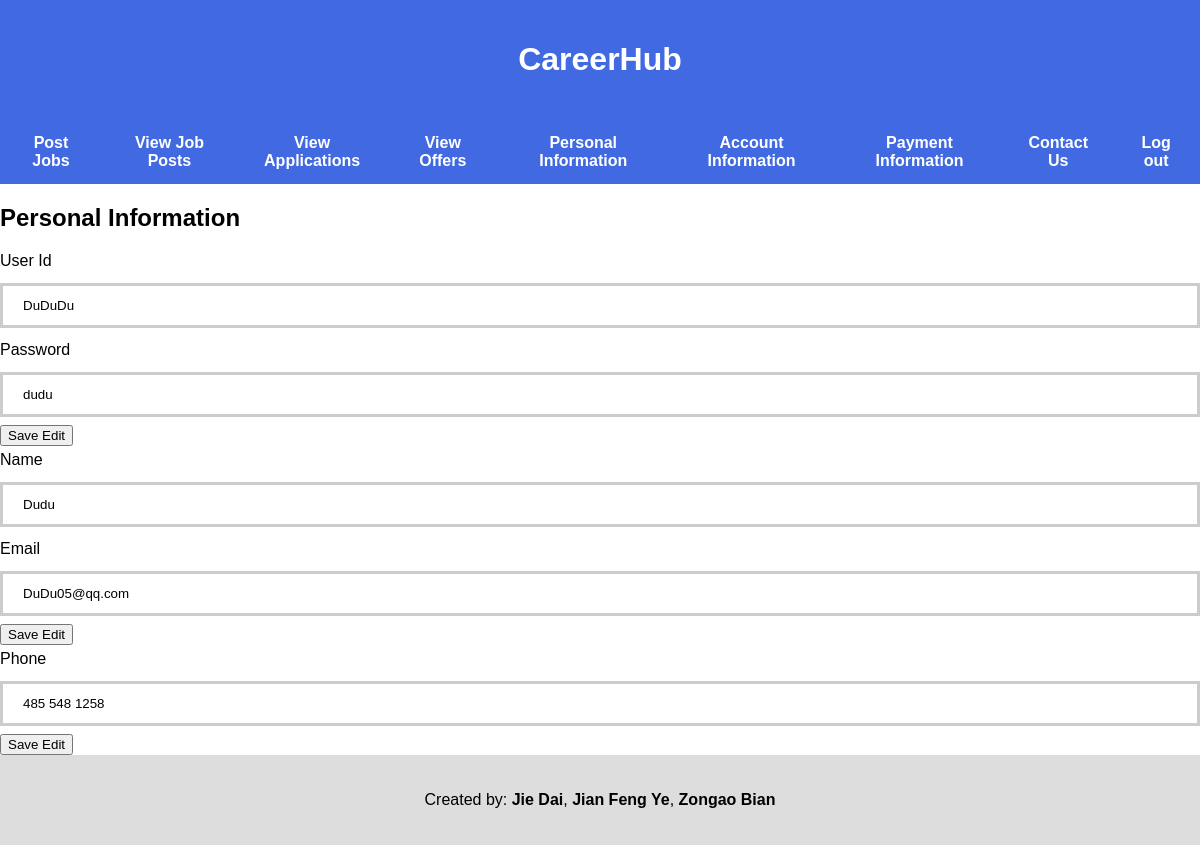
Page /employer/personalInfo.php (signed in) on the committed database.
### tables this page shows
CREATE TABLE User
(
    userId   VARCHAR(25) NOT NULL PRIMARY KEY,
    password VARCHAR(25) NOT NULL,
    name     VARCHAR(25) NOT NULL,
    email    VARCHAR(50) NOT NULL,
    phone    VARCHAR(20)
);

### employer/personalInfo.php (the view, shortened to what this page needs)
<?php
require "../config.php";
$userid = $_SESSION['userid'];
try {
    $connection = new PDO($dsn, $username, $password, $options);
    $sql = "SELECT * FROM User WHERE userID=:userid";
    $statement = $connection->prepare($sql);
    $statement->bindValue(':userid', $userid);
    $statement->execute();
    $userInfo = $statement->fetch(PDO::FETCH_ASSOC);
} catch(PDOException $error) {
    echo $sql . "<br>" . $error->getMessage();
}
?>
<?php include "../templates/employerHeader.php";?>
<h2>Personal Information</h2>
    <form method="post">
        <?php if($userInfo): ?>
            <?php foreach ($userInfo as $key =>$value): ?>
                <label for="<?php echo $key; ?>"> <?php echo ucwords(implode(' ',preg_split('/(?=[A-Z])/', $key))); ?></label>
                <input type="text" name="<?php echo $key; ?>" id="<?php echo $key; ?>" value="<?php echo $value; ?>" <?php echo ($key == 'userID' | $key =='name' ? 'readonly' : null); ?>>
                <?php if ($key != 'userId' && $key !='name'): ?>
                    <input type='submit' name="<?php echo 'submit'.$key ?>" value='Save Edit'> <br>
                <?php endif; ?>
            <?php endforeach; ?>
        <?php endif; ?>
    </form>
<?php include "../templates/footer.php"; ?>

### css/style.css (style rules this page uses)
label { display: block; margin: 5px 0; }

### templates/employerHeader.php (style rules this page uses)
* { box-sizing: border-box; }
body { font-family: Arial; margin: 0; }
input[type=text] { width: 100%; padding: 12px 20px; margin: 8px 0; box-sizing: border-box; border: 3px solid #ccc; -webkit-transition: 0.5s; transition: 0.5s; outline: none; }

### rows in the picture
user: userId "DuDuDu", password "dudu", name "Dudu", email "DuDu05@qq.com", phone "485 548 1258"

### other values in the picture
implode(' ',preg_split('/(?=[A-Z])/', $key)) "User Id"
implode(' ',preg_split('/(?=[A-Z])/', $key)) "Password"
implode(' ',preg_split('/(?=[A-Z])/', $key)) "Name"
implode(' ',preg_split('/(?=[A-Z])/', $key)) "Email"
implode(' ',preg_split('/(?=[A-Z])/', $key)) "Phone"
